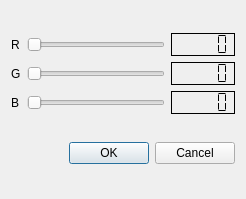
<?xml version="1.0" encoding="UTF-8"?>
<ui version="4.0">
 <class>DialogCor</class>
 <widget class="QDialog" name="DialogCor">
  <property name="geometry">
   <rect>
    <x>0</x>
    <y>0</y>
    <width>246</width>
    <height>199</height>
   </rect>
  </property>
  <property name="windowTitle">
   <string>Dialog</string>
  </property>
  <layout class="QVBoxLayout" name="verticalLayout">
   <item>
    <layout class="QGridLayout" name="gridLayout">
     <item row="0" column="0">
      <widget class="QLabel" name="label">
       <property name="text">
        <string>R</string>
       </property>
      </widget>
     </item>
     <item row="0" column="1">
      <widget class="QSlider" name="horizontalSliderR">
       <property name="maximum">
        <number>255</number>
       </property>
       <property name="orientation">
        <enum>Qt::Horizontal</enum>
       </property>
      </widget>
     </item>
     <item row="0" column="2">
      <widget class="QLCDNumber" name="lcdNumber">
       <property name="frameShadow">
        <enum>QFrame::Plain</enum>
       </property>
       <property name="segmentStyle">
        <enum>QLCDNumber::Flat</enum>
       </property>
      </widget>
     </item>
     <item row="1" column="0">
      <widget class="QLabel" name="label_2">
       <property name="text">
        <string>G</string>
       </property>
      </widget>
     </item>
     <item row="1" column="1">
      <widget class="QSlider" name="horizontalSliderG">
       <property name="maximum">
        <number>255</number>
       </property>
       <property name="orientation">
        <enum>Qt::Horizontal</enum>
       </property>
      </widget>
     </item>
     <item row="1" column="2">
      <widget class="QLCDNumber" name="lcdNumber_2">
       <property name="frameShadow">
        <enum>QFrame::Plain</enum>
       </property>
       <property name="segmentStyle">
        <enum>QLCDNumber::Flat</enum>
       </property>
      </widget>
     </item>
     <item row="2" column="0">
      <widget class="QLabel" name="label_3">
       <property name="text">
        <string>B</string>
       </property>
      </widget>
     </item>
     <item row="2" column="1">
      <widget class="QSlider" name="horizontalSliderB">
       <property name="maximum">
        <number>255</number>
       </property>
       <property name="orientation">
        <enum>Qt::Horizontal</enum>
       </property>
      </widget>
     </item>
     <item row="2" column="2">
      <widget class="QLCDNumber" name="lcdNumber_3">
       <property name="frameShadow">
        <enum>QFrame::Plain</enum>
       </property>
       <property name="segmentStyle">
        <enum>QLCDNumber::Flat</enum>
       </property>
      </widget>
     </item>
    </layout>
   </item>
   <item>
    <widget class="QDialogButtonBox" name="buttonBox">
     <property name="orientation">
      <enum>Qt::Horizontal</enum>
     </property>
     <property name="standardButtons">
      <set>QDialogButtonBox::Cancel|QDialogButtonBox::Ok</set>
     </property>
    </widget>
   </item>
  </layout>
 </widget>
 <resources/>
 <connections>
  <connection>
   <sender>buttonBox</sender>
   <signal>accepted()</signal>
   <receiver>DialogCor</receiver>
   <slot>accept()</slot>
   <hints>
    <hint type="sourcelabel">
     <x>227</x>
     <y>179</y>
    </hint>
    <hint type="destinationlabel">
     <x>157</x>
     <y>198</y>
    </hint>
   </hints>
  </connection>
  <connection>
   <sender>buttonBox</sender>
   <signal>rejected()</signal>
   <receiver>DialogCor</receiver>
   <slot>reject()</slot>
   <hints>
    <hint type="sourcelabel">
     <x>236</x>
     <y>185</y>
    </hint>
    <hint type="destinationlabel">
     <x>245</x>
     <y>198</y>
    </hint>
   </hints>
  </connection>
  <connection>
   <sender>horizontalSliderR</sender>
   <signal>valueChanged(int)</signal>
   <receiver>lcdNumber</receiver>
   <slot>display(int)</slot>
   <hints>
    <hint type="sourcelabel">
     <x>127</x>
     <y>37</y>
    </hint>
    <hint type="destinationlabel">
     <x>188</x>
     <y>40</y>
    </hint>
   </hints>
  </connection>
  <connection>
   <sender>horizontalSliderG</sender>
   <signal>valueChanged(int)</signal>
   <receiver>lcdNumber_2</receiver>
   <slot>display(int)</slot>
   <hints>
    <hint type="sourcelabel">
     <x>114</x>
     <y>79</y>
    </hint>
    <hint type="destinationlabel">
     <x>195</x>
     <y>77</y>
    </hint>
   </hints>
  </connection>
  <connection>
   <sender>horizontalSliderB</sender>
   <signal>valueChanged(int)</signal>
   <receiver>lcdNumber_3</receiver>
   <slot>display(int)</slot>
   <hints>
    <hint type="sourcelabel">
     <x>100</x>
     <y>131</y>
    </hint>
    <hint type="destinationlabel">
     <x>196</x>
     <y>131</y>
    </hint>
   </hints>
  </connection>
 </connections>
</ui>
